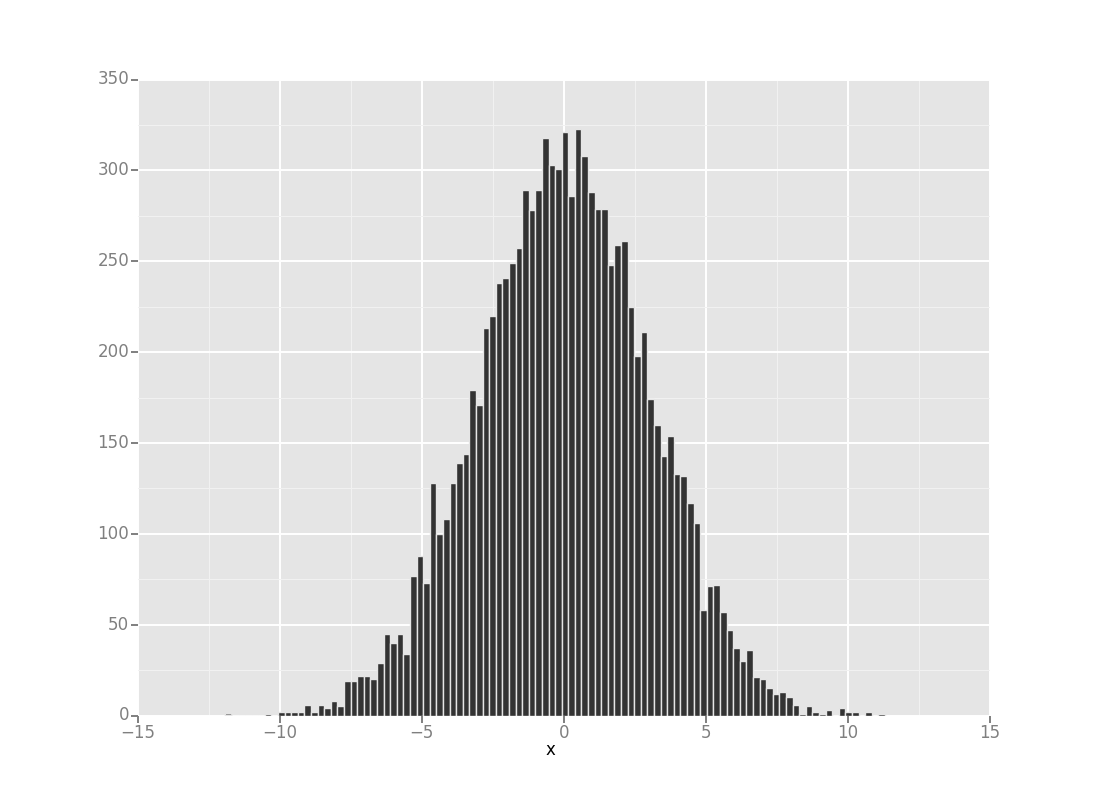

Generate this figure with Python:
import numpy as np
import pandas as pd
from ggplot import *

mu = 0
sigma = 3
size = 10000
x = np.random.normal(mu,sigma,size)

df = pd.DataFrame(x,columns=['x'])

p = ggplot(aes(x='x'), data=df)
p + geom_histogram(bins=100)
